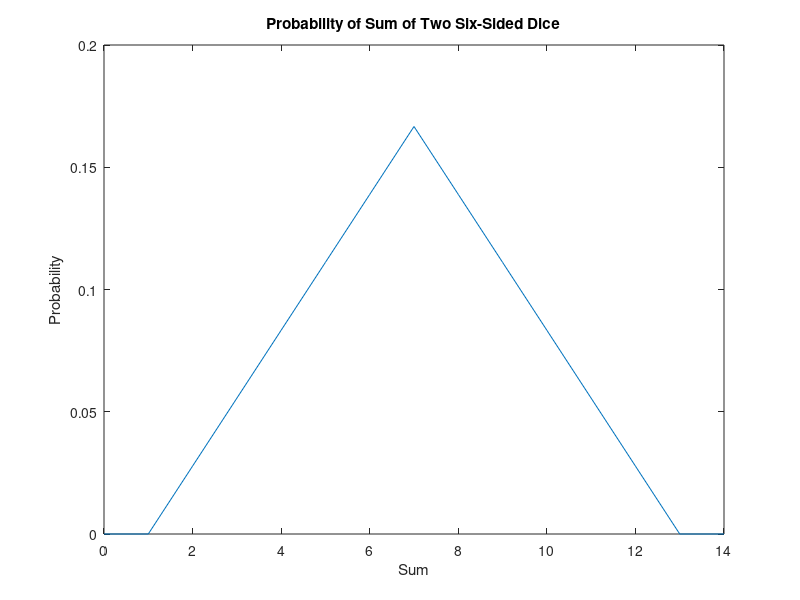
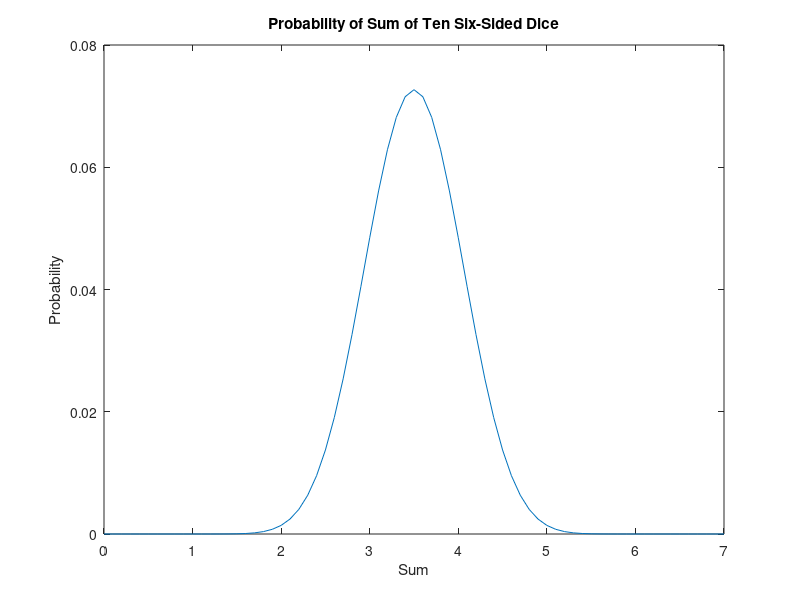
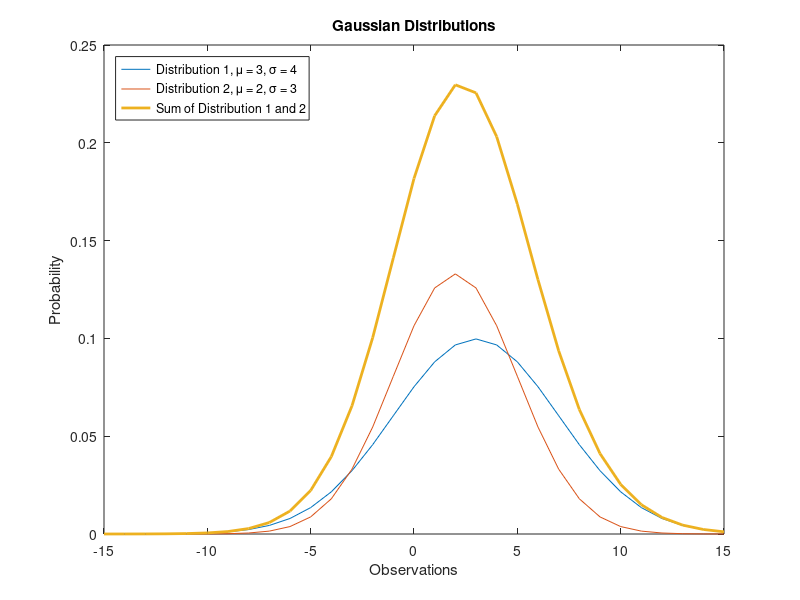

The MATLAB source for these figures, in order:
%% Homework 2

%% Problem 1
% The probability of rolling snake eyes is given by the product of the
% probability of rolling a one on each die which is 1/36. The probability
% of rolling a sum of seven is 6/36 or 1/6. I arrived at this answer since
% the probability of rolling a sum of seven given the first dice already
% has a value is 1/36. There are six different ways to roll a sum of seven
% so 6*(1/36) is 6/36 or 1/6. This means it is more probable to roll a sum
% of seven than it is to roll snake eyes since 1/6 is greater than 1/36. 

%% Problem 2
% Analytic Method (Math and Counting)
% Shows the probability of rolling a certain sum using two dice. Also lists
% the possible outcomes to achieve that sum. 
% Sum of 1:  0/36 {}
% Sum of 2:  1/36 {(1,1)}
% Sum of 3:  2/36 {(1,2),(2,1)}
% Sum of 4:  3/36 {(1,3),(2,2),(3,1)}
% Sum of 5:  4/36 {(1,4),(2,3),(3,2),(4,1)}
% Sum of 6:  5/36 {(1,5),(2,4),(3,3),(4,2),(5,1)}
% Sum of 7:  6/36 {(1,6),(2,5),(3,4),(4,3),(5,2),(6,1)}
% Sum of 8:  5/36 {(2,6),(3,5),(4,4),(5,3),(6,2)}
% Sum of 9:  4/36 {(3,6),(4,5),(5,4),(6,3)}
% Sum of 10: 3/36 {(4,6),(5,5),(6,4)}
% Sum of 11: 2/36 {(5,6),(6,5)}
% Sum of 12: 1/36 {(6,6)}
% Sum of 13: 0/36 {}

% Numeric Method (Computer Program)
% This method performs a convolution on itself to show the probability of
% two dice. The reason a convolution is performed on itself is because both
% dice share the same probability of 1/6 since each value has an equal
% probability to be rolled on a six-sided die. Here, we see the numeric
% method is consistent with the probabilities calculated in the analytic
% method section. 
probs = [0,1/6,1/6,1/6,1/6,1/6,1/6,0];
convu = conv(probs,probs);
plot(0:length(convu)-1, convu);
title("Probability of Sum of Two Six-Sided Dice");
xlabel("Sum"); ylabel("Probability"); figure;

%% Problem 3
% Mean
% From the plot in the previous problem, the mean is 7. The mean is given
% by sum[x*f(x)] where f(x)=1/6 for all values since there is an equal
% chance to roll each value. The values of x are {1,2,3,4,5,6,1,2,3,4,5,6}
% which are all the values that can be rolled from two dice. So if we
% compute sum[x*f(x)], we get 1/6*sum(x)=42/6=7. This mathematical approach
% is consistent with the mean shown in the graph since mean is 7. Another
% thing to point out is the mean of one die is 3.5 so the mean of n die is
% simply n times 3.5. In this case, we have two dice so 2*3.5 = 7 which is
% consistent with the previous two methods. 

x = [1,2,3,4,5,6,1,2,3,4,5,6];
mean = sum(x)/6;
disp(mean);

% Variance
% The variance is given by sum[(x-mean)f(x)]. From the previous part, we
% know f(x)=1/6 for all values since there is an equal chance to roll each
% value. Also, the mean for one die is 3.5 and the values of x are
% [1,2,3,4,5,6]. So if we compute the variance of one die, we get 2.196.
% Now, if we want the variance of two dice, we simply multiple the variance
% of one die by two which gives us a result of 5.833. This means you can
% simply multiply n to the variance of one die to find the variance of n
% die. This is because they are independent of one another. 

variance = 0; 
x = [1,2,3,4,5,6];
for c = 1:length(x)
variance = variance+(x(1,c)-3.5)^2/6;
end
disp(2*variance);

%% Problem 4
probs = [0,1/6,1/6,1/6,1/6,1/6,1/6,0];
convu = conv(probs,probs);
for c = 1:8
   convu = conv(convu,probs); 
end
x = 0:length(convu)-1;
plot(x/10, convu); 
title("Probability of Sum of Ten Six-Sided Dice");
xlabel("Sum"); ylabel("Probability"); figure;

% According the Central Limit Theorem, most distributions when summed or
% averaged over enough trials will converge to a Gaussian pdf. This can be
% seen if we compare the pdf of the sum of two six-sided dice and that of
% ten six-sided dice. The pdf with two dice has a very sharp
% triangular-shaped graph but the pdf with ten dice has a smooth curve
% which looks like a Gaussian distribution. From the shape of these two
% pdfs, we can see how the Central Limit Theorem takes effect. Therefore, I
% would say this is a Gaussian distribution. 

%% Problem 5
% This part shows that the sum of an initially Gaussian distribution is
% also a Gaussian distribution. This is shown by defining two Gaussian
% distributions "gdist1" and "gdist2" and a third Gaussian distribution
% "gidst3" which is the sum of the first two Gaussian distributions. I plot
% each of them on the same plot to show all three functions and how each
% have characteristics of a Gaussian distribution. 
x = -15:15;
gdist1 = makedist("Normal",'mu',3,'sigma',4);
gdist2 = makedist("Normal",'mu',2,'sigma',3);
gdist3 = pdf(gdist1,x)+pdf(gdist2,x);
plot(x,pdf(gdist1,x),x,pdf(gdist2,x),x,gdist3,'LineWidth',2);
title("Gaussian Distributions");
xlabel("Observations"); ylabel("Probability"); 
legend('Distribution 1, \mu = 3, \sigma = 4',... 
       'Distribution 2, \mu = 2, \sigma = 3',...
       'Sum of Distribution 1 and 2', 'Location', 'Northwest');
   
% From the plot of Distribution 1, 2, and 3 (D1, D2, and D3 respectively),
% we know the standard deviation of the resulting sum or average Gaussian
% distribution changes. The standard deviation of D1 and D2 are 4 and 3
% respectively. In order to calculate the standard deviation of D3, we must
% find the variance of D3 first since variance is equal to the square of
% the standard deviation. So the variance of D3 is equal to the sum of the
% variance of D1 and D2 which is 4^2 + 3^3 = 25. Now, the standard
% deviation of D3 is 5. Thus, this shows how the standard deviation of the
% resulting sum of Gaussian distributions changes. The average of D3 is
% simply the sum of the averages of D1 and D2 which are 3 and 2
% respectively. So the average of D3 is 5. This means if we explore a
% signal over a long period of time, we will expect the standard deviation
% to increase which corresponds in a wider width in the Gaussian
% distribution. This makes sense since we expect noise to affect our data. 
